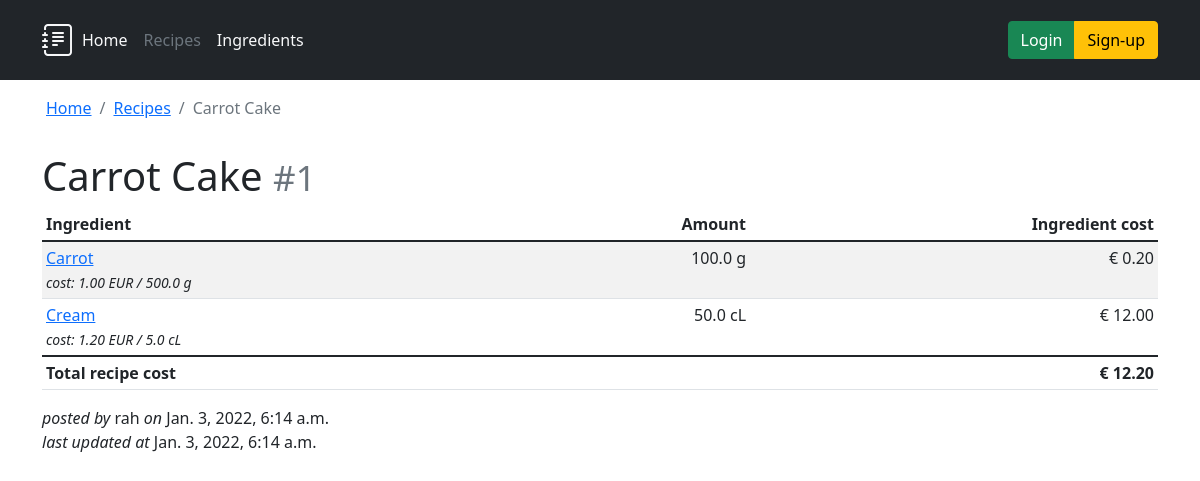
/recipes/1, run on an earlier commit of the app's database.
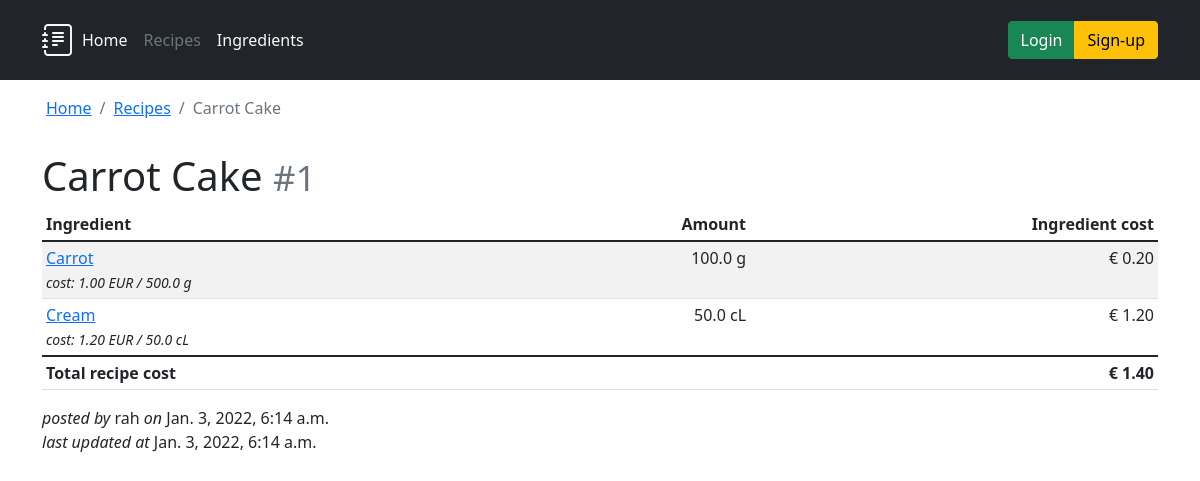
And on a later commit of the database.
### ingredients/models.py (models this page shows, shortened)
class Ingredient(models.Model):
    class Meta:
        ordering = ('name', 'article_number')
        verbose_name = 'Ingredient'
        verbose_name_plural = 'Ingredients'
    name = models.CharField(verbose_name='Ingredient name', max_length=256)
    article_number = models.CharField(
        verbose_name='Article number', max_length=24)
    base_measurement_unit = models.CharField(
        verbose_name='Measurement Unit', max_length=2, choices=MeasurementUnits.choices)
    base_amount = models.FloatField(verbose_name='Buying Amount', default=0)
    cost_per_base_amount = models.DecimalField(
        verbose_name='Cost per buying amount', max_digits=10, decimal_places=2)
    def minimal_cost(self) -> float:
        return float(self.cost_per_base_amount) / self.base_amount
    @admin.display(description='Cost/amount')
    def formatted_cost(self) -> str:
        return f'{self.cost_per_base_amount} EUR / \
            {self.base_amount} {self.base_measurement_unit}'

### recipes/models.py (models this page shows, shortened)
class RecipeIngredient(models.Model):
    recipe = models.ForeignKey(Recipe, on_delete=models.CASCADE)
    ingredient = models.ForeignKey(Ingredient, on_delete=models.CASCADE)
    amount = models.FloatField()
    measurement_unit = models.CharField(
        max_length=2, choices=MeasurementUnits.choices)
    def cost(self):
        ingredient_unit = self.ingredient.base_measurement_unit
        ingredient_cost = self.ingredient.minimal_cost()
        recipe_unit = self.measurement_unit
        recipe_amount = self.amount
        recipe_measure = value_to_unit(symbol=recipe_unit, value=recipe_amount)
        converted_recipe_measure = convert_unit(
            recipe_measure, symbol_to_unit(symbol=ingredient_unit))
        converted_recipe_amount = converted_recipe_measure.value
        return converted_recipe_amount * ingredient_cost
    def formatted_cost(self) -> str:
        return "€ {:.2f}".format(self.cost())

class Recipe(models.Model):
    class Meta:
        ordering = ('name', )
        verbose_name = 'Recipe'
        verbose_name_plural = 'Recipes'
    name = models.CharField(verbose_name='Recipe name', max_length=256)
    ingredients = models.ManyToManyField(
        Ingredient, verbose_name='Recipe ingredients', through='RecipeIngredient')
    author = models.ForeignKey(User, null=True, on_delete=models.SET_NULL, verbose_name='Recipe author')
    created_at = models.DateTimeField(auto_now=False, auto_now_add=True, verbose_name='Recipe created at')
    updated_at = models.DateTimeField(auto_now=True, auto_now_add=False, verbose_name='Recipe last updated at')
    def total_cost(self) -> float:
        cost = 0
        ingredient: Ingredient
        for ingredient in self.ingredients.all():
            cost += ingredient.recipeingredient_set.get().cost()
        return cost
    @admin.display(description='Total cost')
    def formatted_total_cost(self) -> str:
        return "€ {:.2f}".format(self.total_cost())

### recipes/views.py (the view)
# urls.py: path('<int:pk>', views.DetailView.as_view(), name='detail'),
class DetailView(generic.DetailView):
    model = Recipe
    template_name = 'recipes/detail.html'

### common/models.py (called while the page is built)
    def convert_to(self, target: Type['BaseUnit']):
        if self.type != target.type:
            raise TypeError(
                f'Impossible to convert from {self.type} to {target.type}: Different unit types')
        return target(self.value)._from_base(self._to_base().value)

    def _from_base(self, value) -> BaseUnit:
        return __class__(value * 1000)

    def _to_base(self) -> BaseUnit:
        return Kilogram(self.value / 1000)

    def _from_base(self, value) -> BaseUnit:
        return __class__(value * 100)

    def _to_base(self) -> BaseUnit:
        return Liter(self.value / 100)

### common/services.py (called while the page is built)
def symbol_to_unit(symbol: str):
    symbol_to_unit = {
        Gram.symbol: Gram,
        Kilogram.symbol: Kilogram,
        Centiliter.symbol: Centiliter,
        Liter.symbol: Liter,
        Milliliter.symbol: Milliliter,
        Tonne.symbol: Tonne
    }
    return symbol_to_unit[symbol]

def value_to_unit(symbol: str, value=None) -> BaseUnit:
    return symbol_to_unit(symbol)(value)

def convert_unit(origin: BaseUnit, destiny: Type[BaseUnit]):
    return origin.convert_to(destiny)

### recipes/templates/recipes/detail.html (shortened to what this page needs)
{% extends 'base.html' %}
{% block header %}{% include "header.html" with active_item="recipes" %}{% endblock header %}
{% block breadcrumb %}
{{ block.super }}
<li class="breadcrumb-item"><a href="{% url 'recipes:index' %}">Recipes</a></li>
<li class="breadcrumb-item active" aria-current="page">{{ recipe.name }}</li>
{% endblock breadcrumb %}
{% block content %}
<h1>{{ recipe.name }} <small class="text-muted">#{{ recipe.id }}</small></h1>
<table class="table table-sm table-striped table-hover">
    <thead>
        <tr>
            <th>Ingredient</th>
            <th class="text-end">Amount</th>
            <th class="text-end">Ingredient cost</th>
        </tr>
    </thead>
    <tbody>
        {% for ingredient in recipe.ingredients.all %}
        <tr>
            <td>
                <a href="{% url 'ingredients:detail' ingredient.id %}">{{ ingredient.name }}</a><br>
                <small><em>cost: {{ ingredient.formatted_cost }}</em></small>
            </td>
            <td class="text-end">{{ ingredient.recipeingredient_set.get.amount }} {{ ingredient.recipeingredient_set.get.measurement_unit }}</td>
            <td class="text-end">{{ ingredient.recipeingredient_set.get.formatted_cost }}</td>
        </tr>
        {% endfor %}
    </tbody>
    <tfoot>
        <tr>
            <td colspan="2"><strong>Total recipe cost</strong></td>
            <td class="text-end"><strong>{{ recipe.formatted_total_cost }}</strong></td>
        </tr>
    </tfoot>
</table>
<p>
    <em>posted by</em> {{ recipe.author }} <em>on</em> {{ recipe.created_at }}<br>
    <em>last updated at</em> {{ recipe.updated_at }}
</p>
{% endblock %}

What changed in the data, as far as the page shows it:
changed through a linked row, Recipe "Carrot Cake": formatted_total_cost "€ 12.20" → "€ 1.40"
changed Ingredient "Cream": formatted_cost "1.20 EUR / 5.0 cL" → "1.20 EUR / 50.0 cL"; recipeingredient_set.get.formatted_cost "€ 12.00" → "€ 1.20"
